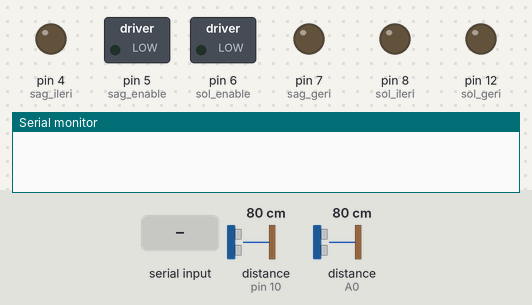
Bench run of a sketch on a simulated Arduino Nano, built with avr-gcc and run on an emulated ATmega328P. Parts: switched loads named in the sketch (green lamp = pin HIGH), output pins drawn as LEDs (lit = HIGH), the last lines printed to the serial monitor. Wiring (inferred from the names in the program): 2 × ultrasonic range finder: trigger pin 9, echo pin 10 / trigger pin 11, echo A0. The inputs (shaded band) are chosen by the test bench; at power-on: distance to the obstacle (sensors on pin 10, A0) 80 cm. The echo pulse lasts 58.3 µs per cm; pins used as bus, display or sensor lines are not drawn.

Above: at 1.2 s.
1.3 s: "F" received over the second serial link
At 2.0 s:
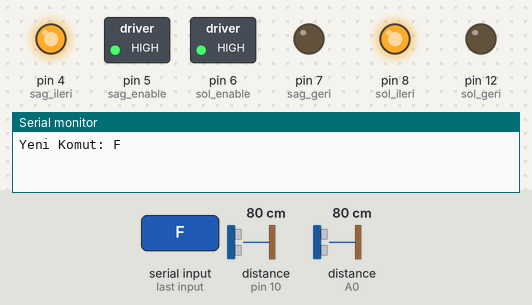
2.8 s: "B" received over the second serial link
At 3.5 s:
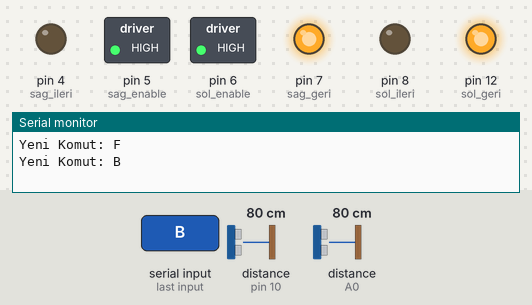
4.3 s: "L" received over the second serial link
At 5.1 s:
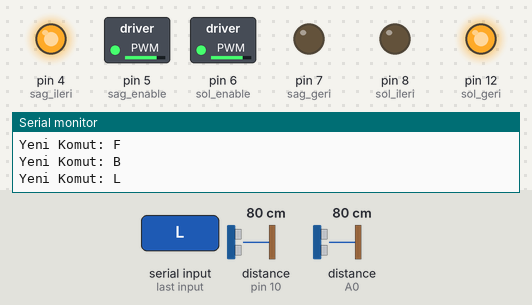
5.8 s: "R" received over the second serial link
At 6.8 s:
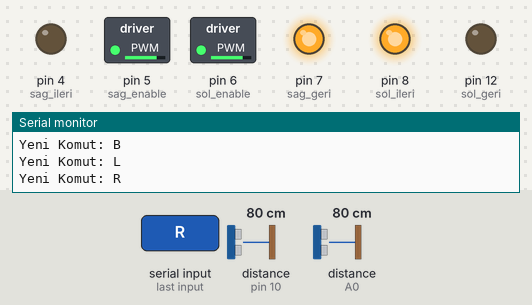
7.3 s: "F" received over the second serial link
At 8.3 s:
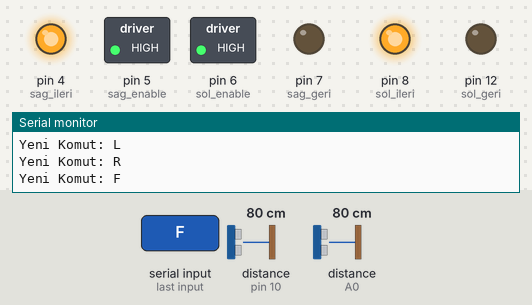
8.8 s: distance to the obstacle (sensor on pin 10) set to 24 cm
10.3 s: distance to the obstacle (sensor on pin 10) set to 19 cm
At 11.5 s:
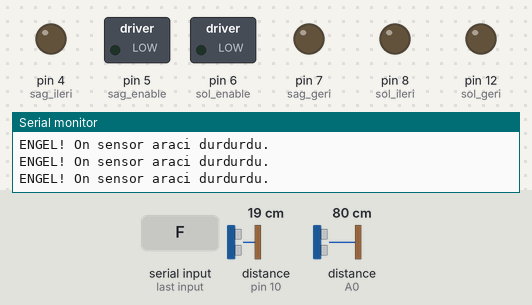
Timing chart, 0 to 13.2 s (numbered marks = the images above; inputs shaded):
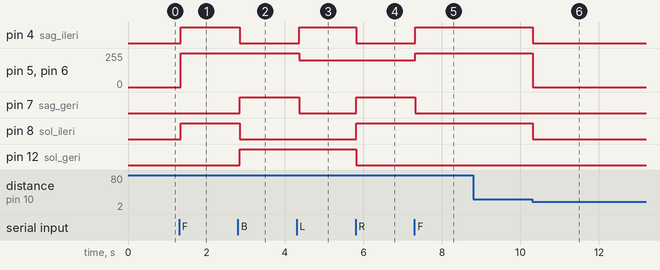

The sketch:

sketch_sep26a.ino
```cpp
#include <SoftwareSerial.h>

// Bluetooth Bağlantısı
SoftwareSerial bluetooth(2, 3); // RX=2, TX=3

// Motor Sürücü Pinleri (Nano)
const int sag_ileri = 4;
const int sag_geri = 7;
const int sol_ileri = 8;
const int sol_geri = 12;
const int sag_enable = 5; // PWM
const int sol_enable = 6; // PWM

// HC-SR04 Sensör Pinleri
const int on_trig = 9;
const int on_echo = 10;
const int arka_trig = 11;
const int arka_echo = A0;

// Güvenli mesafe sınırı (cm cinsinden)
const int guvenli_mesafe = 20;

// Aracın anlık yön durumunu tutan değişken
char son_komut = 'S';

void setup() {
  // Motor pinleri
  pinMode(sag_ileri, OUTPUT);
  pinMode(sag_geri, OUTPUT);
  pinMode(sol_ileri, OUTPUT);
  pinMode(sol_geri, OUTPUT);
  pinMode(sag_enable, OUTPUT);
  pinMode(sol_enable, OUTPUT);

  // Sensör pinleri
  pinMode(on_trig, OUTPUT);
  pinMode(on_echo, INPUT);
  pinMode(arka_trig, OUTPUT);
  pinMode(arka_echo, INPUT);

  // İletişim
  Serial.begin(9600);
  bluetooth.begin(9600);

  // Motorları başlangıçta durdur
  motorDur();
}

void loop() {
  // 1. Bluetooth'tan gelen yeni komut var mı kontrol et
  if (bluetooth.available() > 0) {
    char gelen_veri = bluetooth.read();
    // Gelen karakter geçerli bir yön komutuysa kaydet
    if(gelen_veri == 'F' || gelen_veri == 'B' || gelen_veri == 'L' || gelen_veri == 'R' || gelen_veri == 'S') {
      son_komut = gelen_veri;
      Serial.print("Yeni Komut: ");
      Serial.println(son_komut);
    }
  }

  // 2. Sensörlerden mesafeleri ölç
  int on_mesafe = mesafeOlc(on_trig, on_echo);
  int arka_mesafe = mesafeOlc(arka_trig, arka_echo);

  // 3. Karar Mekanizması (Beyin)

  if (son_komut == 'F') {
    if (on_mesafe > 0 && on_mesafe <= guvenli_mesafe) {
      // Çarpışma riski var! Dur.
      motorDur();
      Serial.println("ENGEL! On sensor araci durdurdu.");
    } else {
      // Yol açık, ileri git
      ileriGit();
    }
  }
  else if (son_komut == 'B') {
    if (arka_mesafe > 0 && arka_mesafe <= guvenli_mesafe) {
      // Çarpışma riski var! Dur.
      motorDur();
      Serial.println("ENGEL! Arka sensor araci durdurdu.");
    } else {
      // Yol açık, geri git
      geriGit();
    }
  }
  else if (son_komut == 'L') {
    solaDon();
  }
  else if (son_komut == 'R') {
    sagaDon();
  }
  else if (son_komut == 'S') {
    motorDur();
  }

  // Sensörlerin stabil çalışması için kısa bir gecikme
  delay(50);
}

// --- MESAFE ÖLÇÜM FONKSİYONU ---
int mesafeOlc(int trigPin, int echoPin) {
  digitalWrite(trigPin, LOW);
  delayMicroseconds(2);
  digitalWrite(trigPin, HIGH);
  delayMicroseconds(10);
  digitalWrite(trigPin, LOW);

  // 30000 mikrosaniye (yaklaşık 5 metre) zaman aşımı sınırı
  long sure = pulseIn(echoPin, HIGH, 30000);

  if (sure == 0) return 999; // Engel yoksa veya çok uzaktaysa büyük bir değer döndür

  int mesafe = sure / 58.2;
  return mesafe;
}

// --- MOTOR HAREKET FONKSİYONLARI ---
void ileriGit() {
  digitalWrite(sag_ileri, 1); digitalWrite(sag_geri, 0);
  digitalWrite(sol_ileri, 1); digitalWrite(sol_geri, 0);
  analogWrite(sag_enable, 255); analogWrite(sol_enable, 255);
}

void geriGit() {
  digitalWrite(sag_ileri, 0); digitalWrite(sag_geri, 1);
  digitalWrite(sol_ileri, 0); digitalWrite(sol_geri, 1);
  analogWrite(sag_enable, 255); analogWrite(sol_enable, 255);
}

void sagaDon() {
  digitalWrite(sag_ileri, 0); digitalWrite(sag_geri, 1);
  digitalWrite(sol_ileri, 1); digitalWrite(sol_geri, 0);
  analogWrite(sag_enable, 200); analogWrite(sol_enable, 200);
}

void solaDon() {
  digitalWrite(sag_ileri, 1); digitalWrite(sag_geri, 0);
  digitalWrite(sol_ileri, 0); digitalWrite(sol_geri, 1);
  analogWrite(sag_enable, 200); analogWrite(sol_enable, 200);
}

void motorDur() {
  digitalWrite(sag_ileri, 0); digitalWrite(sag_geri, 0);
  digitalWrite(sol_ileri, 0); digitalWrite(sol_geri, 0);
  analogWrite(sag_enable, 0); analogWrite(sol_enable, 0);
}
```

Measured:
- the behaviour switches between 22 and 21 cm on distance to the obstacle (sensor on pin 10) (found by bisection; images 5 and 6)
- after the input at 1.3 s, pin 4 (sag_ileri), pin 8 (sol_ileri): LOW → HIGH at once; pin 5 (sag_enable), pin 6 (sol_enable): 0/255 → 255/255 at once
- after the input at 2.8 s, pin 4 (sag_ileri), pin 8 (sol_ileri): HIGH → LOW after 0.05 s; pin 7 (sag_geri), pin 12 (sol_geri): LOW → HIGH after 0.05 s
- after the input at 4.3 s, pin 4 (sag_ileri): LOW → HIGH after 0.06 s; pin 5 (sag_enable), pin 6 (sol_enable): 255/255 → 200/255 after 0.06 s; pin 7 (sag_geri): HIGH → LOW after 0.06 s
- after the input at 5.8 s, pin 4 (sag_ileri), pin 12 (sol_geri): HIGH → LOW at once; pin 7 (sag_geri), pin 8 (sol_ileri): LOW → HIGH at once
- after the input at 7.3 s, pin 4 (sag_ileri): LOW → HIGH at once; pin 5 (sag_enable), pin 6 (sol_enable): 200/255 → 255/255 at once; pin 7 (sag_geri): HIGH → LOW at once
- after the input at 8.8 s, every drawn part: stays the same
- after the input at 10.3 s, pin 4 (sag_ileri), pin 8 (sol_ileri): HIGH → LOW at once; pin 5 (sag_enable), pin 6 (sol_enable): 255/255 → 0/255 at once
